Frame 1 (no input): blank canvas, image omitted
Frame 60 (no input): blank canvas, image omitted
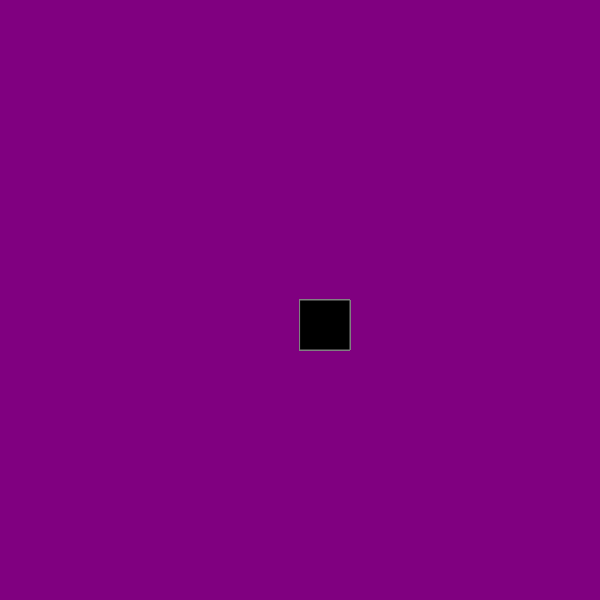
Frame 120 (the mouse pressed at the canvas centre since frame 60)

The p5.js sketch whose frames 1 and 60 were blank and that drew this single picture after the mouse press (run headless with seeded random() and noise() and a simulated clock; from frame 60 on, the mouse is pressed at the canvas centre):

// p5.js sketch
// ── sketch.js
function setup() {
    createCanvas(600, 600);
    background("purple");
  }
  
  function draw() {
    stroke("gray");
    fill("black");
  
    // console.log(mouseIsPressed)
   
    if(mouseIsPressed) {
      rect(mouseX, mouseY, 50, 50);
    }
  }
